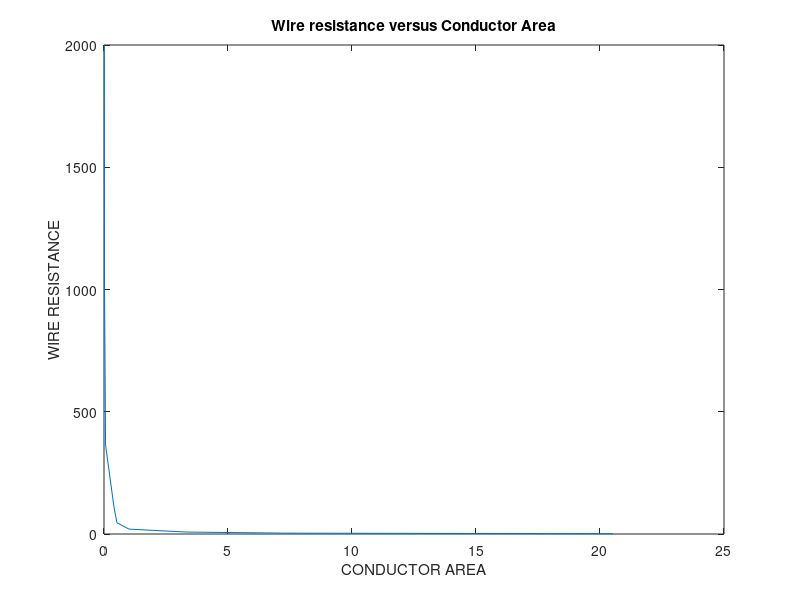
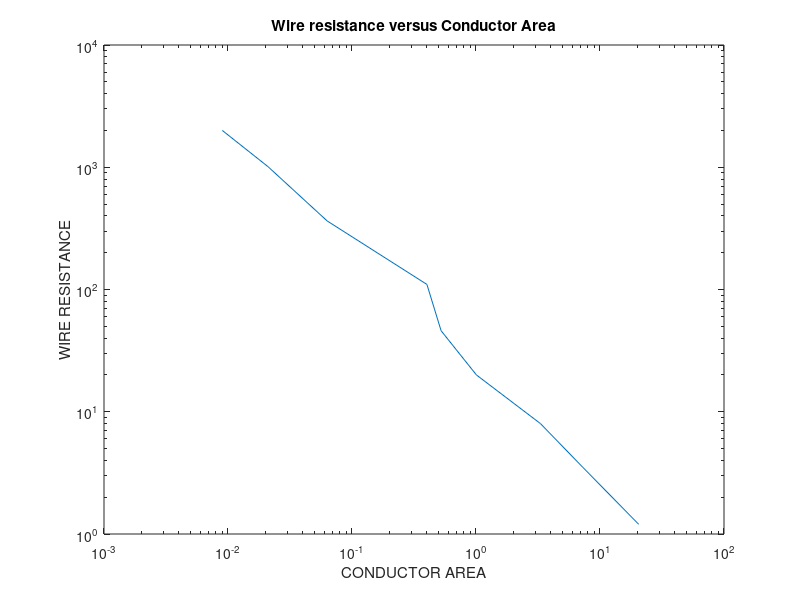

The MATLAB script that drew these images, in order:
%{
Class : ENGR15100: Software Tools for Engineers
Instructor : Xiaoli Yang
Author : [Daniel Olsson]
Assignment : Lab [5]
File Name : DanielOlssonLab5Problem1.m
(eg: Xiaoli_Yang_LAB1_Problem1.m)
Date : [10]/[5]/[2021]
%}
%clear workspace
clear
%clear screen
clc
%display your name
disp('Daniel Olsson');
disp('Starting L5 P1');
%Start your source code here

%assigned questions

% 1)

% Declaring vectors
area = [0.009, 0.021, 0.063, 0.402, 0.523, 1.008, 3.310, 7.290, 20.520]
res = [2000, 1012, 364, 110, 46, 20, 8, 3.5, 1.2]

% 2)

% making line plot
x = area
y = res

plot(x, y)

xlabel('CONDUCTOR AREA')
ylabel('WIRE RESISTANCE')
title('Wire resistance versus Conductor Area')

% 3)

% log-log plot
figure()
loglog(x, y)

xlabel('CONDUCTOR AREA')
ylabel('WIRE RESISTANCE')
title('Wire resistance versus Conductor Area')

%End your code
disp('Completed');